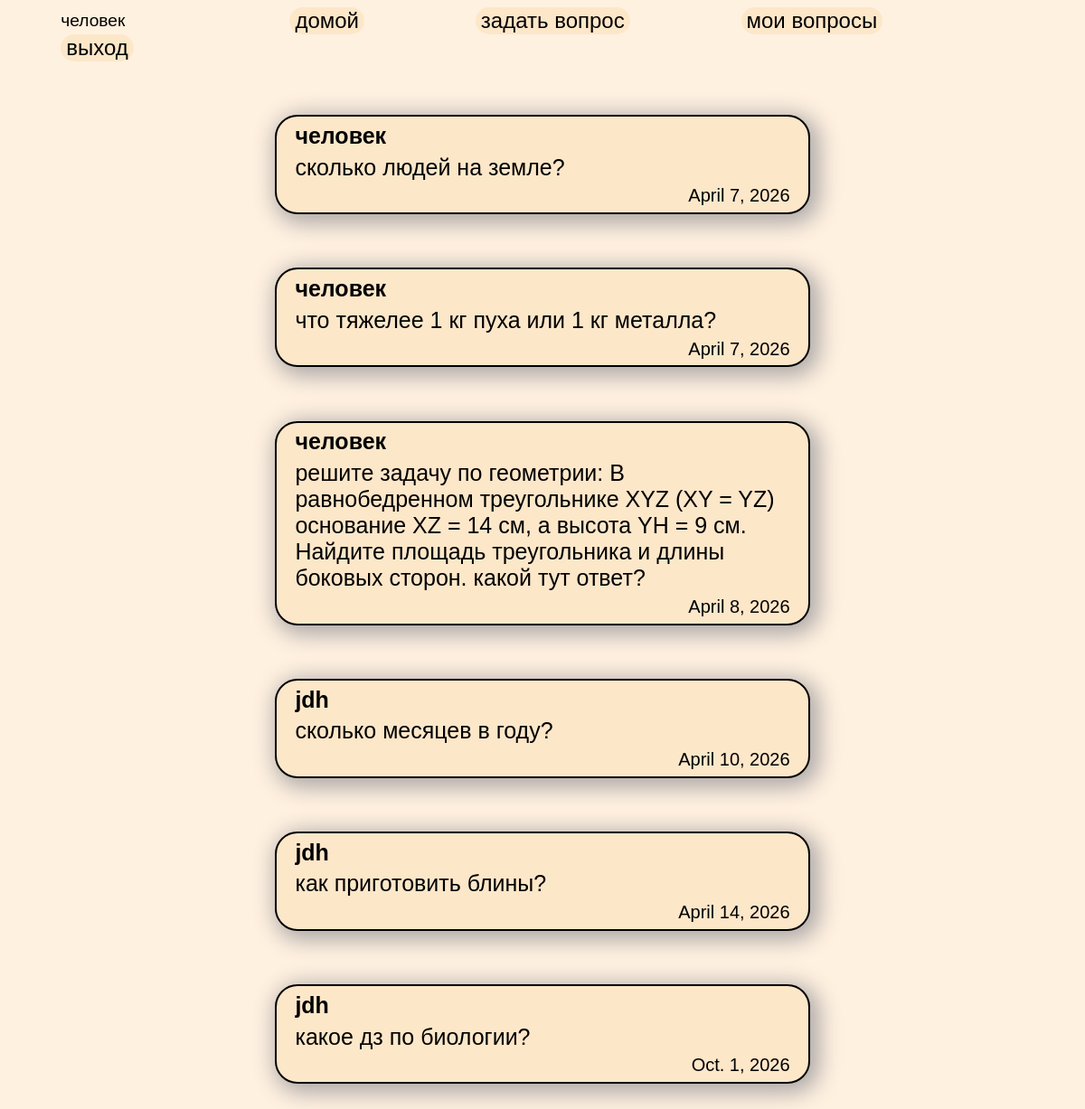
The page /about (signed in) on the database its author committed.
### verification/models.py (models this page shows)
class Person(models.Model):
    name=models.CharField(max_length=20)
    age=models.IntegerField()
    nickname=models.CharField(max_length=10,unique=True)
    password=models.CharField(max_length=100)

class Questions(models.Model):
    id_persons=models.ForeignKey(Person,on_delete=models.CASCADE)
    questions=models.TextField()
    date=models.DateField(auto_now_add=True)

### verification/views.py (the view)
# urls.py: path('',views.about),
def about(request):
    if 'user_id' not in request.session.keys():
        return redirect('/')
    nickname=Person.objects.get(id=request.session['user_id']).nickname
    if request.method=='POST':
        request.session.flush()
        return redirect('/')
    return render(request,'about.html', context={'nickname':nickname , 'questions':Questions.objects.all(),'len':len(Questions.objects.all())})

### verification/templates/about.html (shortened to what this page needs)
{%extends "template.html"%}
{%block body%}
    <div id="head">
        <p id="head-p">{{nickname}}</p>
        <a href="/about"><button id="head-button">домой</button></a>
        <a href="/about/create_question"><button id="head-button">задать вопрос</button></a>
        <a href="/about/my_questions"><button id="head-button">мои вопросы</button></a>
        <form style='display: inline;', method="post">
            <button type="submit"  id="head-button">выход</button>
        </form>
    </div>
    {%if len == 0 %}
        <P id="no_answer_text"></style>нет ваших вопросов:(</P>
    {%else%}
    {%for i in questions%}
    <a href="/about/question?id={{i.id}}"><button id="question_box">
        <p id="question_text" style="font-weight: 900;">{{i.id_persons.nickname}}</p>
        <p id="question_text">{{i.questions}}</p>
        <p id="date">{{i.date}}</p>
    </button></a>
    {%endfor%}
    {%endif%}
{%endblock body%}

### verification/static/css/style.css (style rules this page uses)
* { font-family: Arial, Helvetica, sans-serif; vertical-align: middle; }
a { text-decoration: none; }
p { position: relative; }
body { background-color: rgb(255, 241, 224); }
button { font-size: 125%; background-color: rgb(253, 231, 201); border: 0px; }
#head-button { margin: 0% 5%; font-size: 150%; display: inline; border-radius: 50px; }
#feriv_box,#question_box { width: 50%; box-shadow: 5px 5px 25px 5px rgb(172, 167, 167); border: 2.5px solid rgb(0, 0, 0); }
#question_box { border-radius:25px ; margin: 0% 25% 5% 25%; }
#question_text { font-size: 125% ; margin: 1% 2.5%; text-align: left; }
#date { font-size: 100% ; margin: 1% 2.5%; text-align: right; }
#head { margin:0% 0% 5% 0%; }
#head-p { margin: 0% 10% 0% 5%; display: inline; font-size: 120%; max-height: 25%; }

### rows shown on the page
Person: nickname "человек"
Questions: id_persons.nickname "человек", questions "сколько людей на земле?", date "April 7, 2026"
Questions: id_persons.nickname "человек", questions "что тяжелее 1 кг пуха или 1 кг металла?", date "April 7, 2026"
Questions: id_persons.nickname "человек", questions "решите задачу по геометрии: В равнобедренном треугольнике XYZ (XY = YZ) основание XZ = 14 см, а высота YH = 9 см. Найдите площадь треугольника и длины боковых сторон. какой тут ответ?", date "April 8, 2026"
Questions: id_persons.nickname "jdh", questions "сколько месяцев в году?", date "April 10, 2026"
Questions: id_persons.nickname "jdh", questions "как приготовить блины?", date "April 14, 2026"
Questions: id_persons.nickname "jdh", questions "какое дз по биологии?", date "Oct. 1, 2026"
